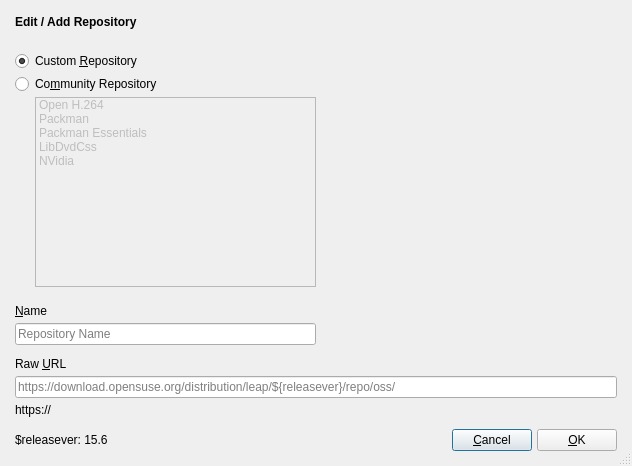
<?xml version="1.0" encoding="UTF-8"?>
<ui version="4.0">
 <class>RepoEdit</class>
 <widget class="QDialog" name="RepoEdit">
  <property name="geometry">
   <rect>
    <x>0</x>
    <y>0</y>
    <width>632</width>
    <height>466</height>
   </rect>
  </property>
  <property name="windowTitle">
   <string notr="true">Edit / Add Repository</string>
  </property>
  <property name="sizeGripEnabled">
   <bool>true</bool>
  </property>
  <property name="modal">
   <bool>true</bool>
  </property>
  <layout class="QVBoxLayout" name="verticalLayout" stretch="0,0,0,1,0,0,0">
   <property name="spacing">
    <number>12</number>
   </property>
   <property name="leftMargin">
    <number>15</number>
   </property>
   <property name="topMargin">
    <number>15</number>
   </property>
   <property name="rightMargin">
    <number>15</number>
   </property>
   <property name="bottomMargin">
    <number>15</number>
   </property>
   <item>
    <widget class="QLabel" name="heading">
     <property name="text">
      <string notr="true">&lt;html&gt;&lt;head/&gt;&lt;body&gt;&lt;p&gt;&lt;span style=&quot; font-weight:600;&quot;&gt;Edit / Add Repository&lt;/span&gt;&lt;/p&gt;&lt;/body&gt;&lt;/html&gt;</string>
     </property>
     <property name="textFormat">
      <enum>Qt::RichText</enum>
     </property>
    </widget>
   </item>
   <item>
    <spacer name="headingVSpacer">
     <property name="orientation">
      <enum>Qt::Vertical</enum>
     </property>
     <property name="sizeType">
      <enum>QSizePolicy::Fixed</enum>
     </property>
     <property name="sizeHint" stdset="0">
      <size>
       <width>20</width>
       <height>10</height>
      </size>
     </property>
    </spacer>
   </item>
   <item>
    <widget class="QWidget" name="repoTypeContainer" native="true">
     <property name="enabled">
      <bool>true</bool>
     </property>
     <layout class="QVBoxLayout" name="verticalLayout_2">
      <property name="spacing">
       <number>0</number>
      </property>
      <property name="leftMargin">
       <number>0</number>
      </property>
      <property name="topMargin">
       <number>0</number>
      </property>
      <property name="rightMargin">
       <number>0</number>
      </property>
      <property name="bottomMargin">
       <number>0</number>
      </property>
      <item>
       <layout class="QHBoxLayout" name="repoTypeHBox">
        <property name="spacing">
         <number>0</number>
        </property>
        <item>
         <layout class="QVBoxLayout" name="repoTypeVBox">
          <property name="spacing">
           <number>3</number>
          </property>
          <item>
           <widget class="QRadioButton" name="customRepoRadioButton">
            <property name="text">
             <string>Custom &amp;Repository</string>
            </property>
            <property name="checked">
             <bool>true</bool>
            </property>
           </widget>
          </item>
          <item>
           <widget class="QRadioButton" name="communityRepoRadioButton">
            <property name="text">
             <string>Co&amp;mmunity Repository</string>
            </property>
           </widget>
          </item>
          <item>
           <layout class="QHBoxLayout" name="communityReposHBox" stretch="0,1">
            <property name="spacing">
             <number>0</number>
            </property>
            <item>
             <spacer name="communityReposLeftSpacer">
              <property name="orientation">
               <enum>Qt::Horizontal</enum>
              </property>
              <property name="sizeType">
               <enum>QSizePolicy::Fixed</enum>
              </property>
              <property name="sizeHint" stdset="0">
               <size>
                <width>20</width>
                <height>20</height>
               </size>
              </property>
             </spacer>
            </item>
            <item>
             <widget class="QListWidget" name="communityReposList">
              <property name="enabled">
               <bool>false</bool>
              </property>
              <property name="sizePolicy">
               <sizepolicy hsizetype="MinimumExpanding" vsizetype="MinimumExpanding">
                <horstretch>0</horstretch>
                <verstretch>0</verstretch>
               </sizepolicy>
              </property>
              <property name="minimumSize">
               <size>
                <width>200</width>
                <height>120</height>
               </size>
              </property>
              <item>
               <property name="text">
                <string notr="true">Open H.264</string>
               </property>
              </item>
              <item>
               <property name="text">
                <string notr="true">Packman</string>
               </property>
              </item>
              <item>
               <property name="text">
                <string notr="true">Packman Essentials</string>
               </property>
              </item>
              <item>
               <property name="text">
                <string notr="true">LibDvdCss</string>
               </property>
              </item>
              <item>
               <property name="text">
                <string notr="true">NVidia</string>
               </property>
              </item>
             </widget>
            </item>
           </layout>
          </item>
          <item>
           <spacer name="communityReposHStretcher">
            <property name="orientation">
             <enum>Qt::Horizontal</enum>
            </property>
            <property name="sizeType">
             <enum>QSizePolicy::Minimum</enum>
            </property>
            <property name="sizeHint" stdset="0">
             <size>
              <width>250</width>
              <height>5</height>
             </size>
            </property>
           </spacer>
          </item>
          <item>
           <spacer name="midVSpacer">
            <property name="orientation">
             <enum>Qt::Vertical</enum>
            </property>
            <property name="sizeType">
             <enum>QSizePolicy::MinimumExpanding</enum>
            </property>
            <property name="sizeHint" stdset="0">
             <size>
              <width>20</width>
              <height>0</height>
             </size>
            </property>
           </spacer>
          </item>
         </layout>
        </item>
        <item>
         <spacer name="commReposRightHSpacer">
          <property name="orientation">
           <enum>Qt::Horizontal</enum>
          </property>
          <property name="sizeHint" stdset="0">
           <size>
            <width>10</width>
            <height>10</height>
           </size>
          </property>
         </spacer>
        </item>
       </layout>
      </item>
     </layout>
    </widget>
   </item>
   <item>
    <spacer name="centerRubberbandVSPacer">
     <property name="orientation">
      <enum>Qt::Vertical</enum>
     </property>
     <property name="sizeHint" stdset="0">
      <size>
       <width>20</width>
       <height>0</height>
      </size>
     </property>
    </spacer>
   </item>
   <item>
    <layout class="QHBoxLayout" name="repoNameHBox">
     <item>
      <layout class="QVBoxLayout" name="repoNameVBox" stretch="0,1">
       <property name="spacing">
        <number>5</number>
       </property>
       <item>
        <widget class="QLabel" name="repoNameCaption">
         <property name="text">
          <string>&amp;Name</string>
         </property>
         <property name="buddy">
          <cstring>repoName</cstring>
         </property>
        </widget>
       </item>
       <item>
        <widget class="QLineEdit" name="repoName">
         <property name="minimumSize">
          <size>
           <width>200</width>
           <height>0</height>
          </size>
         </property>
         <property name="placeholderText">
          <string>Repository Name</string>
         </property>
        </widget>
       </item>
      </layout>
     </item>
     <item>
      <spacer name="repoNameHSpacer">
       <property name="orientation">
        <enum>Qt::Horizontal</enum>
       </property>
       <property name="sizeType">
        <enum>QSizePolicy::MinimumExpanding</enum>
       </property>
       <property name="sizeHint" stdset="0">
        <size>
         <width>2</width>
         <height>10</height>
        </size>
       </property>
      </spacer>
     </item>
    </layout>
   </item>
   <item>
    <layout class="QVBoxLayout" name="urlVBox">
     <property name="spacing">
      <number>5</number>
     </property>
     <item>
      <widget class="QLabel" name="rawUrlCaption">
       <property name="text">
        <string>Raw &amp;URL</string>
       </property>
       <property name="buddy">
        <cstring>repoRawUrl</cstring>
       </property>
      </widget>
     </item>
     <item>
      <widget class="QLineEdit" name="repoRawUrl">
       <property name="minimumSize">
        <size>
         <width>600</width>
         <height>0</height>
        </size>
       </property>
       <property name="placeholderText">
        <string notr="true">https://download.opensuse.org/distribution/leap/${releasever}/repo/oss/</string>
       </property>
      </widget>
     </item>
     <item>
      <widget class="QLabel" name="expandedUrl">
       <property name="text">
        <string notr="true">https://</string>
       </property>
      </widget>
     </item>
    </layout>
   </item>
   <item>
    <layout class="QHBoxLayout" name="buttonHBox">
     <property name="spacing">
      <number>5</number>
     </property>
     <item>
      <widget class="QLabel" name="releasever">
       <property name="text">
        <string notr="true">$releasever: 15.6</string>
       </property>
       <property name="textFormat">
        <enum>Qt::AutoText</enum>
       </property>
      </widget>
     </item>
     <item>
      <spacer name="buttonHSpacer">
       <property name="orientation">
        <enum>Qt::Horizontal</enum>
       </property>
       <property name="sizeHint" stdset="0">
        <size>
         <width>40</width>
         <height>20</height>
        </size>
       </property>
      </spacer>
     </item>
     <item>
      <widget class="QPushButton" name="cancelButton">
       <property name="text">
        <string>&amp;Cancel</string>
       </property>
      </widget>
     </item>
     <item>
      <widget class="QPushButton" name="okButton">
       <property name="text">
        <string>&amp;OK</string>
       </property>
      </widget>
     </item>
    </layout>
   </item>
  </layout>
 </widget>
 <resources/>
 <connections>
  <connection>
   <sender>cancelButton</sender>
   <signal>clicked()</signal>
   <receiver>RepoEdit</receiver>
   <slot>reject()</slot>
   <hints>
    <hint type="sourcelabel">
     <x>516</x>
     <y>474</y>
    </hint>
    <hint type="destinationlabel">
     <x>331</x>
     <y>253</y>
    </hint>
   </hints>
  </connection>
  <connection>
   <sender>okButton</sender>
   <signal>clicked()</signal>
   <receiver>RepoEdit</receiver>
   <slot>accept()</slot>
   <hints>
    <hint type="sourcelabel">
     <x>601</x>
     <y>474</y>
    </hint>
    <hint type="destinationlabel">
     <x>331</x>
     <y>253</y>
    </hint>
   </hints>
  </connection>
 </connections>
</ui>
